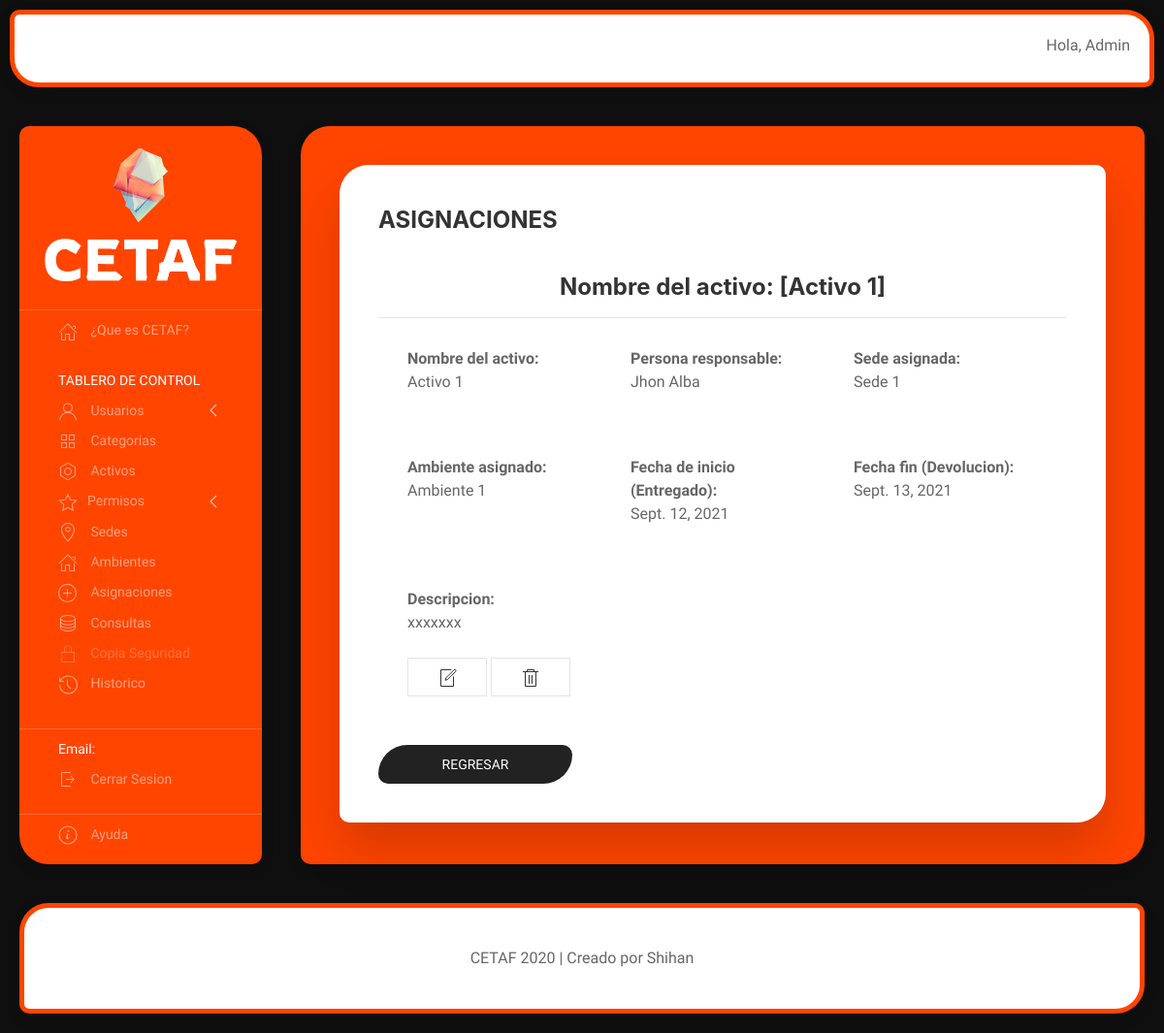
/asignaciones/1/ (signed in), run on the app's committed database.
### cetaf/models.py (models this page shows, shortened)
class Asignacion(models.Model):
    nombre_activo = models.OneToOneField(Activo, on_delete=models.CASCADE)
    persona_responsable = models.CharField(max_length=50)
    sede_asignada = models.ForeignKey(Sede, on_delete=models.CASCADE)
    ambiente_asignado = models.ForeignKey(Ambiente, on_delete=models.CASCADE)
    fecha_inicio = models.DateField()
    fecha_fin = models.DateField()
    descripcion = models.TextField()
    class Meta:
        permissions = [
            ("view_consulta", "Ver consultas"),
            ("add_consulta", "Agregar consultas"),
            ("change_consulta", "Editar consultas"),
            ("delete_consulta", "Eliminar consultas"),
        ]

class Activo(models.Model):
    nombre = models.CharField(max_length=50)
    categoria = models.ForeignKey(Categoria, on_delete=models.CASCADE)
    num_serie = models.CharField(max_length=50)
    fecha_compra = models.DateField()
    cobertura_seguro = models.CharField(max_length=200)
    valor_compra = models.IntegerField(default=0)
    garantia = models.CharField(max_length=200)
    fecha_puesto_servicio = models.DateField()
    descripcion = models.TextField()
    vida_util = models.FloatField(default=0)
    valor_residual = models.IntegerField(default=0)
    def __str__(self):
        return self.nombre

class Sede(models.Model):
    nombre = models.CharField(max_length=50)
    ciudad = models.CharField(max_length=50)
    def __str__(self):
        return self.nombre

class Ambiente(models.Model):
    nombre = models.CharField(max_length=50)
    descripcion = models.TextField()
    def __str__(self):
        return self.nombre

### cetaf/views.py (the view)
# urls.py: path('asignaciones/<int:pk>/', detalle_asignacion.as_view(), name='detalle_asignacion'),
@method_decorator(decoradores, name='dispatch')
class detalle_asignacion(DetailView):
    model = Asignacion
    template_name = 'asignaciones/detalle_asignacion.html'
    def dispatch(self, request, *args, **kwargs):
        return super().dispatch(request, *args, **kwargs)

### cetaf/templates/asignaciones/detalle_asignacion.html (shortened to what this page needs)
{% extends "asignaciones/index.html" %}
{% block contenido_asignacion %}
    <div class="uk-modal-header" style="color: black; text-align: center;">
        <h3 class="uk-text-bold">Nombre del activo: [{{asignacion.nombre_activo}}]</h3>
    </div>
    <div class="uk-modal-body">
        <dl>
            <div class="uk-child-width-expand@s" uk-grid>
                <div>
                    <dt>Nombre del activo:</dt>
                    <dd>{{asignacion.nombre_activo}}</dd>
                    <br>
                </div>
                <div>
                    <dt>Persona responsable:</dt>
                    <dd>{{asignacion.persona_responsable}}</dd>
                    <br>
                </div>
                <div>
                    <dt>Sede asignada:</dt>
                    <dd>{{asignacion.sede_asignada}}</dd>
                    <br>
                </div>
            </div>
            <div class="uk-child-width-expand@s" uk-grid>
                <div>
                    <dt>Ambiente asignado:</dt>
                    <dd>{{asignacion.ambiente_asignado}}</dd>
                    <br>
                </div>
                <div>
                    <dt>Fecha de inicio (Entregado):</dt>
                    <dd>{{asignacion.fecha_inicio}}</dd>
                    <br>
                </div>
                <div>
                    <dt>Fecha fin (Devolucion):</dt>
                    <dd>{{asignacion.fecha_fin}}</dd>
                    <br>
                </div>
            </div>
            <div class="uk-child-width-expand@s" uk-grid>
                <div>
                    <dt>Descripcion:</dt>
                    <dd>{{asignacion.descripcion}}</dd>
                    <br>
                </div>
                <div>
                </div>
            </div>
            <dd style="margin-bottom: 20px">
                <a class="uk-button uk-button-default" href="{% url 'actualizar_asignacion' asignacion.id %}" uk-icon="file-edit" uk-tooltip="Editar"></a>
                <a class="uk-button uk-button-default" href="{% url 'borrar_asignacion' asignacion.id %}" uk-icon="trash" uk-tooltip="Eliminar"></a>
            </dd>
        </dl>
    </div>
    <a class="uk-button uk-button-secondary" href="{% url 'lts_asignacion' %}" style="border-radius: 30px 10px; width: 200px;">Regresar</a>
{% endblock contenido_asignacion %}

### cetaf/templates/home/index.html (shortened to what this page needs)
<!doctype html>
{% load static %}
<html lang="es">
    <head>
        <link rel="stylesheet" href="{% static 'contenido/uikit/uikit.min.css' %}">
        <link rel="stylesheet" href="{% static 'contenido/estilo.css' %}">
    </head>
    <body>
        <div uk-grid>
            <div class="uk-width-expand@m">
                <div class="uk-card uk-card-default uk-card-body barra-superior">
                    <span class="uk-float-right">
                        Hola,
                        {{user.username}}
                    </span>
                </div>
            </div>
        </div>
        <div uk-grid>
            <div class="uk-visible@m">
                <div class="uk-card uk-card-default uk-card-body menu-lateral uk-light">
                    <ul class="uk-nav-default uk-nav-parent-icon" uk-nav>
                        <div class="uk-text-center">
                            <a href="{% url 'index' %}"><img src="{% static 'contenido/imagenes/logo_6.png' %}" alt="avatar" width="250px"></a>
                        </div>
                        <li class="uk-nav-divider"></li>
                        <li><a href="{% url 'acercade' %}"><span class="uk-margin-small-right" uk-icon="icon: home"></span> ¿Que es CETAF?</a></li>
                        <li class="uk-nav-header" style="margin-top:20px">TABLERO DE CONTROL</li>
                        <li class="uk-parent">
                            <a href="{% url 'crear_usuarios' %}" class=""><span class="uk-margin-small-right" uk-icon="icon: user"></span> Usuarios</a>
                        </li>
                        <li><a href="{% url 'lts_categoria' %}"><span class="uk-margin-small-right" uk-icon="icon: thumbnails"></span> Categorias</a></li>
                        <li><a href="{% url 'lts_activo' %}"><span class="uk-margin-small-right" uk-icon="icon: nut"></span> Activos</a></li>
                        <li class="uk-parent">
                            <a href="{% url 'lts_usuarios' %}" class=""><span class="uk-margin-small-right" uk-icon="icon: star"></span>Permisos</a>
                        </li>
                        <li><a href="{% url 'lts_sedes' %}"><span class="uk-margin-small-right" uk-icon="icon: location"></span> Sedes</a></li>
                        <li><a href="{% url 'lts_ambiente' %}"><span class="uk-margin-small-right" uk-icon="icon: home"></span> Ambientes</a></li>
                        <li><a href="{% url 'lts_asignacion' %}"><span class="uk-margin-small-right" uk-icon="icon: plus-circle"></span> Asignaciones</a></li>
                        <li><a href="{% url 'lts_consulta' %}" ><span class="uk-margin-small-right" uk-icon="icon: database"></span> Consultas</a></li>
                        <li><a href="#" class="deshabilitar"><span class="uk-margin-small-right" uk-icon="icon: lock"></span> Copia Seguridad</a></li>
                        <li><a href="{% url 'historial' %}"><span class="uk-margin-small-right" uk-icon="icon: history"></span> Historico</a></li>
                        <li class="uk-nav-divider" style="margin-top:30px"></li>
                        <li class="uk-active"><a><span>Email:</span></a></li>
                        {% if user.is_authenticated %}
                          <li><a href="{% url 'logout' %}"><span class="uk-margin-small-right" uk-icon="icon: sign-out"></span> Cerrar Sesion</a></li>
                        {% else %}
                          <li><a href="{% url 'login' %}"><span class="uk-margin-small-right" uk-icon="icon: sign-in"></span> Iniciar Sesion</a></li>
                        {% endif %}
                        <li class="uk-nav-divider" style="margin-top:20px"></li>
                        <li><a href="{% url 'ayuda' %}"><span class="uk-margin-small-right" uk-icon="icon: info"></span> Ayuda</a></li>
                  </ul>
                </div>
            </div>
            <div class="uk-width-expand@m">
                <div class="uk-card uk-card-default uk-card-body contenido-central">
                    {% block contenido %}{% endblock %}
                </div>
            </div>
        </div>
        <div uk-grid>
            <div class="uk-width-expand@m" style="margin-bottom: 20px">
                <div class="uk-card uk-card-default uk-card-body firma" style="text-align:center;">
                    <span>CETAF 2020 | Creado por Shihan</span>
                </div>
            </div>
        </div>
    </body>
</html>

### cetaf/templates/home/index.html (style rules this page uses)
html { background: #0f0f0f; background-size: cover; background-attachment: fixed; }
body { font-family: 'Inconsolata', monospace; }
.firma { float: bottom; margin-left: 20px; margin-right: 20px; border-radius: 30px 10px; opacity: 1; border: solid 5px orangered; }
.barra-superior { margin: 10px; padding: 20px; border-radius: 10px 30px; border: solid 5px orangered; height: 80px; }
@media (min-width: 900px) { .contenido-central { border-radius: 30px 10px; margin-right: 20px; margin-bottom: 20px; height: 100%; opacity: 1; background: orangered; } }
@media (min-width: 900px) { .menu-lateral { min-width: 250px; margin-left: 20px; margin-bottom: 20px; border-radius: 10px 30px; height: 100%; opacity: 1; background: orangered; } }
.deshabilitar { color: currentColor; cursor: not-allowed; opacity: 0.5; text-decoration: none; }

### data on the page
Asignacion: nombre_activo "Activo 1", persona_responsable "Jhon Alba", sede_asignada "Sede 1", ambiente_asignado "Ambiente 1", fecha_inicio "Sept. 12, 2021", fecha_fin "Sept. 13, 2021", descripcion "xxxxxxx"

### other printed values
{{ user.username }} "Admin"
